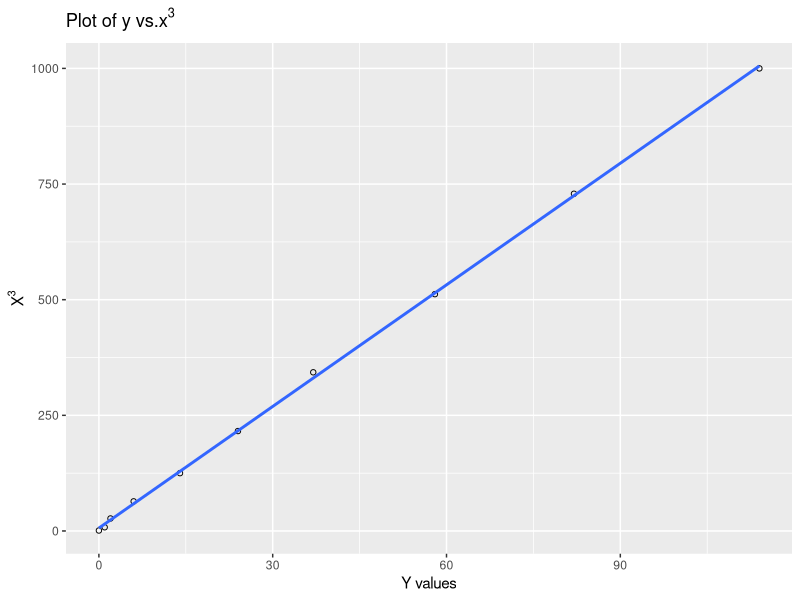
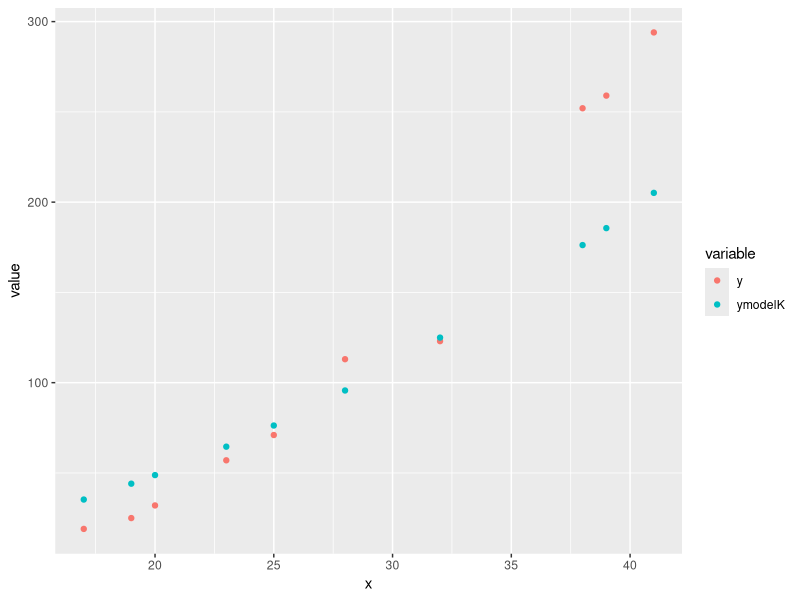
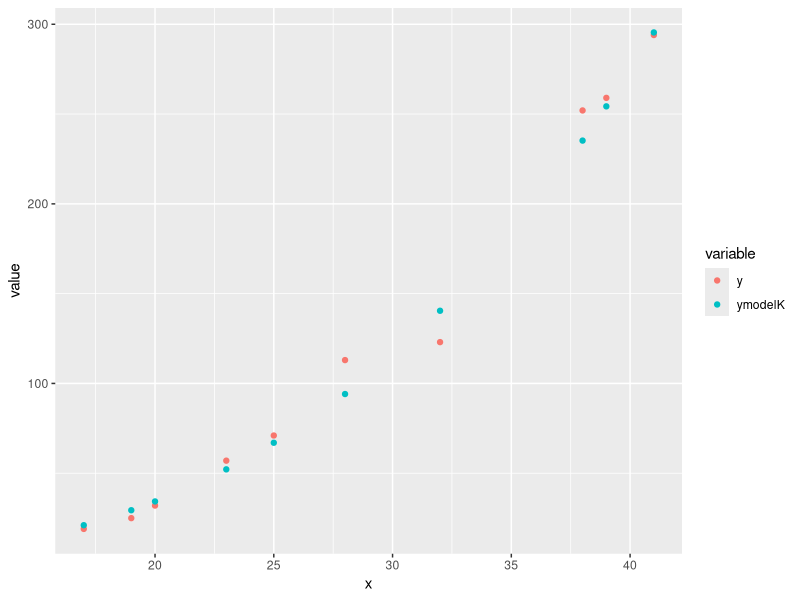

Recreate these plots in R, in order.
## ---- chunk 1
library(ggplot2)
library(reshape2)
## ---- chunk 2
y <-c(0,1,2,6,14,24,37,58,82,114)
x <- c(1,2,3,4,5,6,7,8,9,10)

data <- data.frame(y,x)
data$x_cube <- x^3

ggplot(data,aes(x=y,y=x_cube)) + geom_point(shape=1)+ geom_smooth(method =lm,se=FALSE)+xlab("Y values") +
  ylab(expression(X^3)) +
  ggtitle(expression(paste("Plot of y vs.",x^3,sep="")))
## ---- chunk 3
# diameter
x <- c(17,19,20,23,25,28,32,38,39,41)

# number of board feet
y <- c(19,25,32,57,71,113,123,252,259,294)

data <- data.frame(x,y)
data$ymodel <- (0.5*data$x)^2

#calculating K
k <- mean(data$y/data$ymodel)
data$ymodelK <- k *(data$ymodel)
data

#plotting graph
data.long <- melt(data, id=c("x","ymodel"))
ggplot(data.long,aes(x=x, y=value, color=variable))+geom_point()
## ---- chunk 4
# diameter
x <- c(17,19,20,23,25,28,32,38,39,41)

# number of board feet
y <- c(19,25,32,57,71,113,123,252,259,294)

data <- data.frame(x,y)
data$ymodel <- (0.5*data$x)^3

#calculating K
k <- mean(data$y/data$ymodel)
data$ymodelK <- k *(data$ymodel)
data

#plotting graph
data.long <- melt(data, id=c("x","ymodel"))
ggplot(data.long,aes(x=x, y=value, color=variable))+geom_point()
